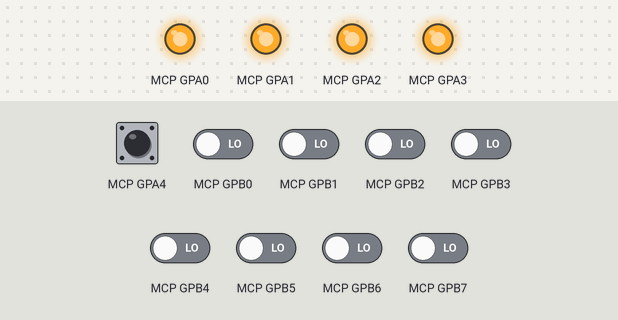
Recording of a program running on a simulated Raspberry Pi (BCM pin numbers). Parts: output pins drawn as LEDs (lit = HIGH). Inputs (shaded band) come from the test bench; at power-on: MCP GPA4 HIGH, MCP GPB0–7 LOW. The interpreter's speed is modelled, so counts of loop turns are approximate; library files of the repository ran but are not shown: Adafruit_MCP230xx.py.

Above: at 1.2 s.
1.3 s: MCP GPA4 pulled LOW for 0.15 s
At 1.8 s:
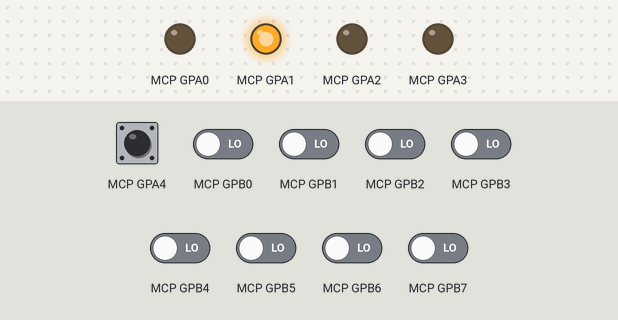
2.9 s: MCP GPA4 pulled LOW for 1 s
At 4.2 s:
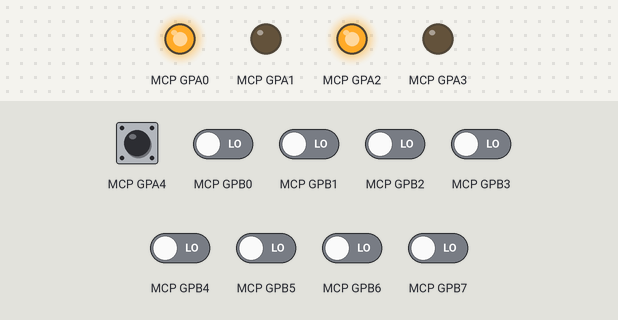
5.4 s: MCP GPA4 pulled LOW for 0.15 s
At 6.1 s:
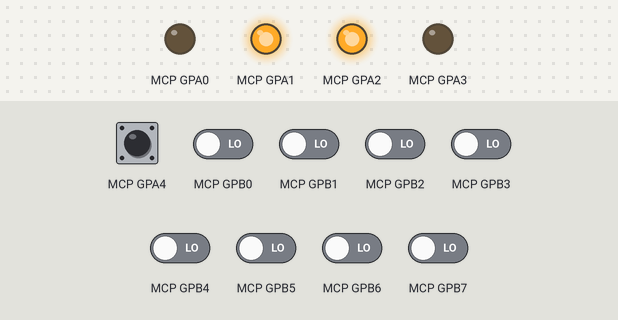
7.0 s: MCP GPA4 pulled LOW for 0.15 s
At 7.4 s:
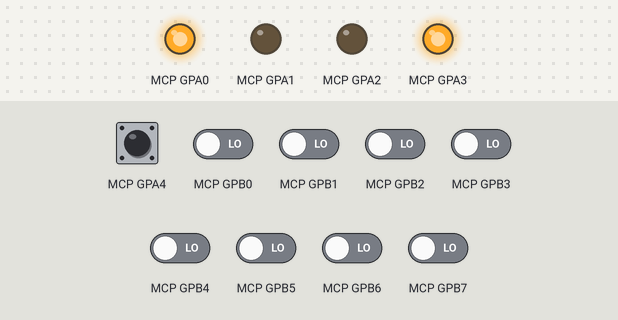
8.6 s: MCP GPA4 pulled LOW for 1 s
At 9.8 s:
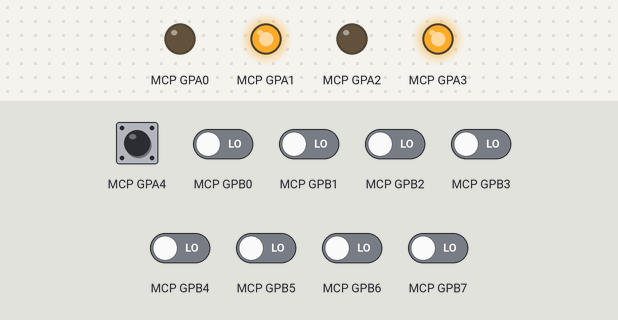
11.1 s: MCP GPA4 pulled LOW for 0.15 s
At 11.7 s:
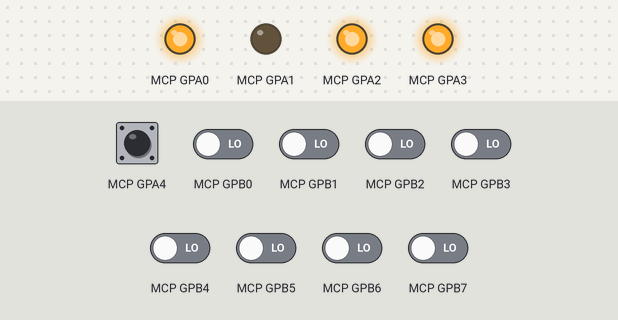
Timing chart, 0 to 13.7 s (numbered marks = the images above; inputs shaded):
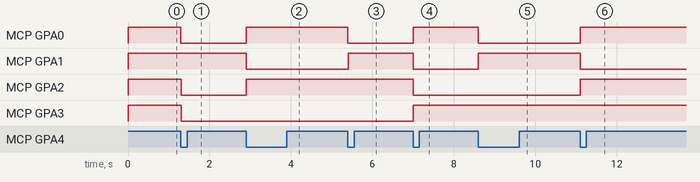

Measured:
- after the input at 1.3 s, MCP GPA0, MCP GPA2, MCP GPA3: HIGH → LOW at once
- after the input at 2.9 s, MCP GPA0, MCP GPA2: LOW → HIGH at once; MCP GPA1: HIGH → LOW at once
- after the input at 5.4 s, MCP GPA0: HIGH → LOW at once; MCP GPA1: LOW → HIGH at once
- after the input at 7.0 s, MCP GPA0, MCP GPA3: LOW → HIGH at once; MCP GPA1, MCP GPA2: HIGH → LOW at once
- after the input at 8.6 s, MCP GPA0: HIGH → LOW at once; MCP GPA1: LOW → HIGH at once
- after the input at 11.1 s, MCP GPA0, MCP GPA2: LOW → HIGH at once; MCP GPA1: HIGH → LOW at once

The program:

rgb_led.py
```python
#!/usr/bin/env python3

from Adafruit_MCP230xx import Adafruit_MCP230XX

red_led = 0     # Single Red LED
red     = 1     # Parts of an RGB LED
green   = 2
blue    = 3

button  = 4     # Button input

mcp = Adafruit_MCP230XX(address = 0x20, num_gpios = 16) # MCP23017

bit_led = 1

bit0 = 0;
bit1 = 0;
bit2 = 0;

# Set pins 0-3 to output
mcp.config(red_led, mcp.OUTPUT)
mcp.config(red, mcp.OUTPUT)
mcp.config(green, mcp.OUTPUT)
mcp.config(blue, mcp.OUTPUT)

# Set pin 4 to input with the pullup resistor enabled
mcp.config(button, mcp.INPUT)
mcp.pullup(button, 1)

mcp.output(red_led, 1)
mcp.output(red, 1)
mcp.output(green, 1)
mcp.output(blue, 1)

while True:
    while mcp.input_01(button) == 1:
        pass

    bit0 = 1 - bit0
    bit_led = 1 - bit_led

    if bit0 == 0:
        bit1 = 1 - bit1

        if bit1 == 0:
            bit2 = 1 - bit2

    mcp.output(red_led, bit_led)
    mcp.output(red, bit0)
    mcp.output(green, bit1)
    mcp.output(blue, bit2)

    while mcp.input_01(button) == 0:
        pass
```
